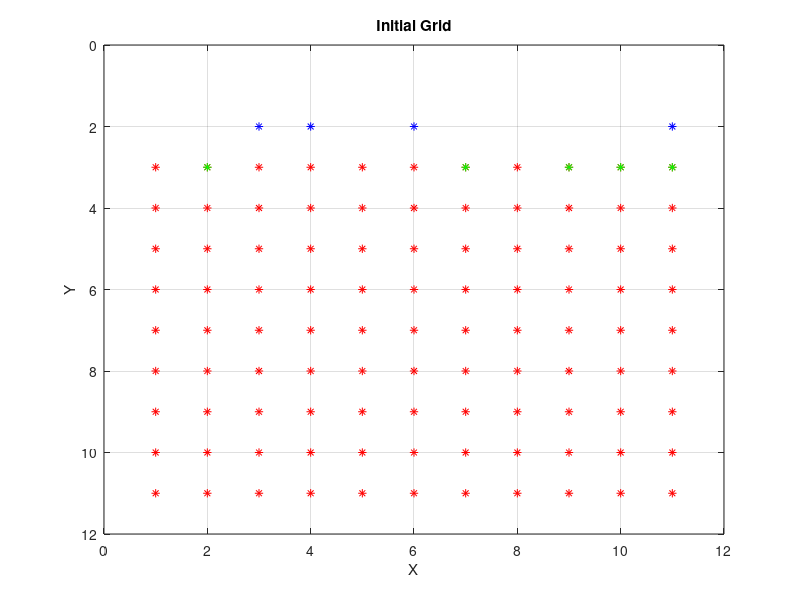
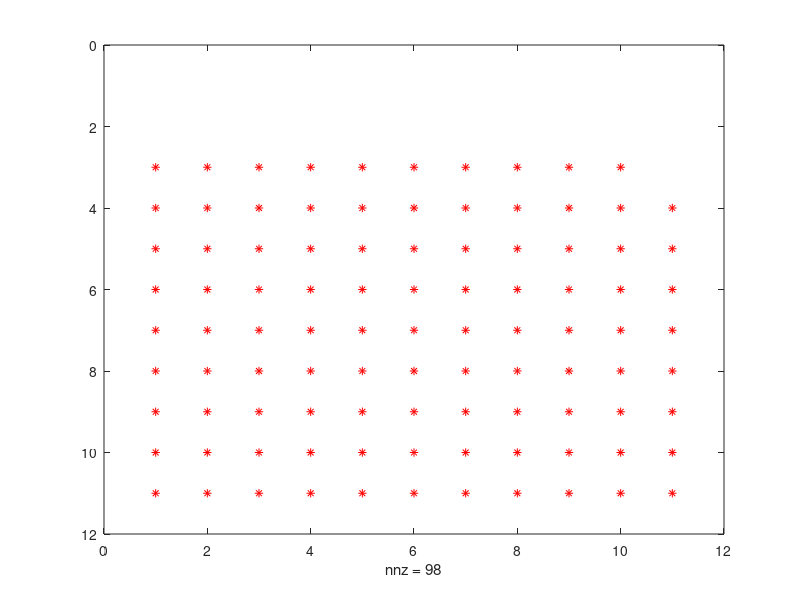

MATLAB code to generate these figures, in order:
clear
close all
[X,Y] = meshgrid(0:10, 0:10);


colors = ones(size(X)); %colors has ones everywhere besides row 1,2==0

colors(1:2, :) = 0;

colors2=zeros(size(X)); % colors2 has zeros everywhere besides row 3

colors2(3,1:11)=1;
% probability of 50 percent that the surface is green.
a=1         %parameters a and b for the probability of adsorbens number 1
b=100
 
    for n=1:11
         Z=a+(b-a).*rand(1,1);
             if Z>50
             colors2(3,n)=1
             else colors2(3,n)=0
             end
    end
    
    
colors3=zeros(size(X)); % colors3 has zeros everywhere besides row 2

colors3(2,1:11)=1 
% probability of 50 percent that the surface is blue.

a=1         %parameters a and b for the probability of adsobens number 2
b=100
 
    for m=1:11
         Y=a+(b-a).*rand(1,1);
             if Y>50
             colors3(2,m)=1
              
             else colors3(2,m)=0
             end
    end
    
    

  
% plot the grid
spy(colors,'r')
hold on
spy(colors2,'g')
hold on 
spy(colors3,'b')

xlabel('X'); % // Label the X and Y axes
ylabel('Y');
title('Initial Grid');
grid on



 for column = 1:length(colors2(1,:))
    if colors2(3,column) && colors3(2,column)==1
         colors(3,column) = 0;
    end
 end
    
figure(4)
spy(colors,'r')
% N=5
% for n= 1:N
% for c=3:3
%     colors2(c,n)=
% 


% scatter(x,y,'k')
%     hold on
% end